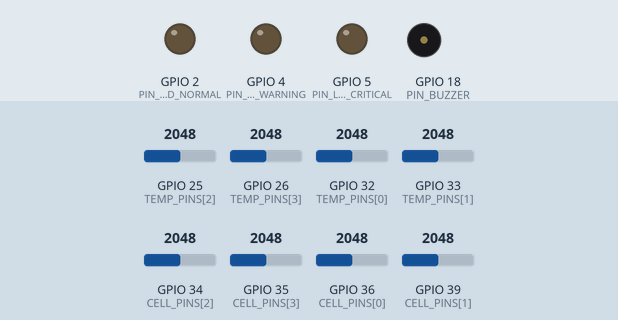
The sketch below on a simulated ESP32. On the bench: output pins drawn as LEDs (lit = HIGH), buzzer (waves = sounding, pin HIGH). The test bench sets the inputs (shaded band); at power-on: GPIO 34 (CELL_PINS[2]) = 2048, GPIO 25 (TEMP_PINS[2]) = 2048, GPIO 26 (TEMP_PINS[3]) = 2048, GPIO 32 (TEMP_PINS[0]) = 2048, GPIO 33 (TEMP_PINS[1]) = 2048, GPIO 35 (CELL_PINS[3]) = 2048, GPIO 36 (CELL_PINS[0]) = 2048, GPIO 39 (CELL_PINS[1]) = 2048. WiFi joins after 1.5 s; servers stay silent unless stated; random numbers use the default seed unless the sketch sets one; no MQTT or app messages arrive unless stated; what the sketch prints to the serial monitor is not drawn.

Above: at 1.1 s.
At 3.7 s:
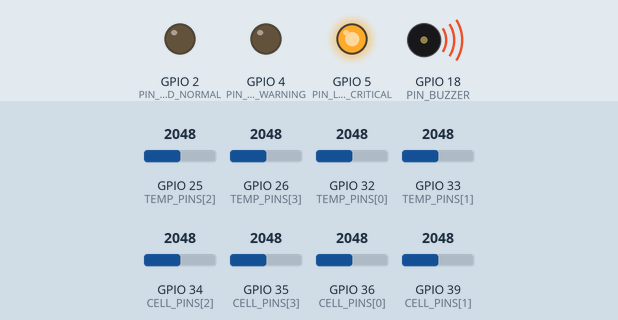
3.8 s: GPIO 34 (CELL_PINS[2]) set to 730
5.3 s: GPIO 34 (CELL_PINS[2]) set to 633
Timing chart, 0 to 8.3 s (numbered marks = the images above; inputs shaded):
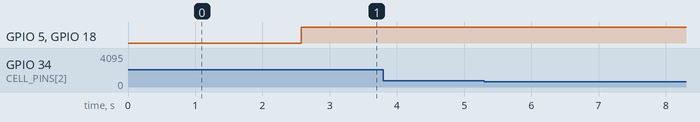

Measured:
- after the input at 3.8 s, every drawn part: stays the same
- after the input at 5.3 s, every drawn part: stays the same

The sketch:

esp32_battery_monitor.ino
```cpp
/*
 * ==============================================================================
 * Project: Battery Cell Imbalance Detection Using IoT Analytics
 * Layer 6: ESP32 Sensor Interface & Telemetry Publisher
 * File: esp32_battery_monitor.ino
 * ==============================================================================
 *
 * Requirements:
 * - Reads individual battery cell voltages through calibrated voltage divider circuits.
 * - Reads cell surface temperatures using DS18B20 1-Wire sensors or NTC thermistors.
 * - Serializes measurements to standardized JSON matching the Python schema.
 * - Publishes over WiFi to local MQTT broker or HiveMQ Cloud (TLS 8883).
 * - Implements physical alerts (status LED & buzzer alarms).
 * - Robust WiFi/MQTT reconnection with exponential backoff.
 *
 * SAFETY NOTE:
 * Never connect battery cells directly to ESP32 pins. ESP32 ADC pins support a maximum
 * input of 3.3V. Use calibrated precision voltage dividers or dedicated BMS ICs.
 */

#include <WiFi.h>
#include <WiFiClientSecure.h>
#include <PubSubClient.h>
#include <ArduinoJson.h>

// ==============================================================================
// 1. CONFIGURATION & CREDENTIALS
// ==============================================================================
const char* WIFI_SSID     = "YOUR_WIFI_SSID";
const char* WIFI_PASSWORD = "YOUR_WIFI_PASSWORD";

// MQTT Broker Settings (Local or HiveMQ Cloud)
const char* MQTT_BROKER   = "YOUR_HIVEMQ_HOST.s1.eu.hivemq.cloud"; // or "192.168.1.100"
const int   MQTT_PORT     = 8883; // 8883 for TLS, 1883 for local plaintext
const char* MQTT_USER     = "YOUR_MQTT_USERNAME";
const char* MQTT_PASS     = "YOUR_MQTT_PASSWORD";
const char* MQTT_TOPIC    = "battery/cells/data";
const char* PACK_ID       = "ESP32-PACK-01";

const unsigned long SAMPLE_INTERVAL_MS = 2000; // 2 seconds

// ==============================================================================
// 2. PIN ASSIGNMENTS
// ==============================================================================
// Analog ADC pins for 4S cell voltage monitoring (via voltage dividers)
const int CELL_PINS[4] = {36, 39, 34, 35}; // GPIO36 (VP), GPIO39 (VN), GPIO34, GPIO35

// Analog pins for NTC temperature sensors or single-pin OneWire
const int TEMP_PINS[4] = {32, 33, 25, 26};

// Physical Alert Indicators
const int PIN_LED_NORMAL   = 2;  // Built-in or external Green LED
const int PIN_LED_WARNING  = 4;  // Yellow LED
const int PIN_LED_CRITICAL = 5;  // Red LED
const int PIN_BUZZER       = 18; // Active Buzzer

// ==============================================================================
// 3. CALIBRATION CONSTANTS
// ==============================================================================
// ADC Voltage divider ratios for 4S configuration:
// Cell 1 tap: 0-4.2V   -> R1=10k, R2=20k -> Ratio = (10+20)/20 = 1.50
// Cell 2 tap: 0-8.4V   -> R1=30k, R2=10k -> Ratio = (30+10)/10 = 4.00
// Cell 3 tap: 0-12.6V  -> R1=50k, R2=10k -> Ratio = (50+10)/10 = 6.00
// Cell 4 tap: 0-16.8V  -> R1=70k, R2=10k -> Ratio = (70+10)/10 = 8.00
const float DIVIDER_RATIOS[4] = {1.50, 4.00, 6.00, 8.00};
const float ADC_REF_VOLTAGE    = 3.30;
const int   ADC_RESOLUTION     = 4095;

// ==============================================================================
// 4. GLOBAL OBJECTS & STATE
// ==============================================================================
WiFiClientSecure espClient;
PubSubClient mqttClient(espClient);

unsigned long lastSampleTime = 0;
float cellVoltages[4] = {0.0, 0.0, 0.0, 0.0};
float cellTemps[4]    = {0.0, 0.0, 0.0, 0.0};

// ==============================================================================
// 5. HARDWARE READING & SENSING FUNCTIONS
// ==============================================================================

float readCellVoltage(int cellIndex) {
    if (cellIndex < 0 || cellIndex >= 4) return 0.0;

    // Multisample averaging to filter ADC switching noise
    long sumRaw = 0;
    const int SAMPLES = 20;
    for (int i = 0; i < SAMPLES; i++) {
        sumRaw += analogRead(CELL_PINS[cellIndex]);
        delayMicroseconds(100);
    }
    float avgRaw = (float)sumRaw / SAMPLES;

    // Convert ADC ticks to voltage at pin
    float pinVoltage = (avgRaw / ADC_RESOLUTION) * ADC_REF_VOLTAGE;

    // Scale by resistor divider ratio
    float tapVoltage = pinVoltage * DIVIDER_RATIOS[cellIndex];
    return tapVoltage;
}

float readCellTemperature(int sensorIndex) {
    if (sensorIndex < 0 || sensorIndex >= 4) return 25.0;

    // Read 10k NTC thermistor divider (10k resistor pull-up to 3.3V)
    int raw = analogRead(TEMP_PINS[sensorIndex]);
    if (raw <= 10 || raw >= 4080) {
        // Sensor disconnected or shorted
        return -999.0;
    }

    float vOut = (raw / (float)ADC_RESOLUTION) * ADC_REF_VOLTAGE;
    float rNtc = (10000.0 * vOut) / (ADC_REF_VOLTAGE - vOut);

    // Steinhart-Hart equation (Beta parameter formula)
    const float B = 3950.0;
    const float T0 = 298.15; // 25 deg C in Kelvin
    const float R0 = 10000.0;

    float steinhart = rNtc / R0;
    steinhart = log(steinhart);
    steinhart /= B;
    steinhart += 1.0 / T0;
    steinhart = 1.0 / steinhart;
    float tempC = steinhart - 273.15;

    return tempC;
}

void updatePhysicalAlerts(float deltaV, float maxTemp) {
    // Thresholds: Warning deltaV >= 0.020V (20mV), Critical deltaV >= 0.050V (50mV)
    if (deltaV >= 0.050 || maxTemp >= 60.0) {
        // CRITICAL ALARM
        digitalWrite(PIN_LED_NORMAL, LOW);
        digitalWrite(PIN_LED_WARNING, LOW);
        digitalWrite(PIN_LED_CRITICAL, HIGH);
        // Beep buzzer
        digitalWrite(PIN_BUZZER, HIGH);
    } else if (deltaV >= 0.020 || maxTemp >= 45.0) {
        // WARNING STATE
        digitalWrite(PIN_LED_NORMAL, LOW);
        digitalWrite(PIN_LED_WARNING, HIGH);
        digitalWrite(PIN_LED_CRITICAL, LOW);
        digitalWrite(PIN_BUZZER, LOW);
    } else {
        // NORMAL STATE
        digitalWrite(PIN_LED_NORMAL, HIGH);
        digitalWrite(PIN_LED_WARNING, LOW);
        digitalWrite(PIN_LED_CRITICAL, LOW);
        digitalWrite(PIN_BUZZER, LOW);
    }
}

// ==============================================================================
// 6. NETWORK & MQTT FUNCTIONS
// ==============================================================================

void connectWiFi() {
    Serial.print("Connecting to Wi-Fi: ");
    Serial.println(WIFI_SSID);
    WiFi.mode(WIFI_STA);
    WiFi.begin(WIFI_SSID, WIFI_PASSWORD);

    int attempts = 0;
    while (WiFi.status() != WL_CONNECTED && attempts < 25) {
        delay(500);
        Serial.print(".");
        attempts++;
    }

    if (WiFi.status() == WL_CONNECTED) {
        Serial.println("\n[Wi-Fi Connected]");
        Serial.print("IP Address: ");
        Serial.println(WiFi.localIP());
    } else {
        Serial.println("\n[Wi-Fi Connection Failed - Will retry]");
    }
}

void connectMQTT() {
    while (!mqttClient.connected()) {
        if (WiFi.status() != WL_CONNECTED) {
            connectWiFi();
        }
        Serial.print("Connecting to MQTT broker...");
        String clientId = "ESP32BatteryMonitor-" + String(random(0xffff), HEX);

        bool success = false;
        if (strlen(MQTT_USER) > 0) {
            success = mqttClient.connect(clientId.c_str(), MQTT_USER, MQTT_PASS);
        } else {
            success = mqttClient.connect(clientId.c_str());
        }

        if (success) {
            Serial.println(" [CONNECTED]");
        } else {
            Serial.print(" [FAILED] rc=");
            Serial.print(mqttClient.state());
            Serial.println(" Retrying in 4 seconds...");
            delay(4000);
        }
    }
}

void publishTelemetry() {
    // Calculate intermediate voltage taps into individual cell potentials:
    // Tap 1 = V_cell1
    // Tap 2 = V_cell1 + V_cell2 => V_cell2 = Tap 2 - Tap 1
    // Tap 3 = V_cell1 + V_cell2 + V_cell3 => V_cell3 = Tap 3 - Tap 2
    // Tap 4 = V_cell1 + V_cell2 + V_cell3 + V_cell4 => V_cell4 = Tap 4 - Tap 3
    float tap1 = readCellVoltage(0);
    float tap2 = readCellVoltage(1);
    float tap3 = readCellVoltage(2);
    float tap4 = readCellVoltage(3);

    cellVoltages[0] = tap1;
    cellVoltages[1] = max(0.0f, tap2 - tap1);
    cellVoltages[2] = max(0.0f, tap3 - tap2);
    cellVoltages[3] = max(0.0f, tap4 - tap3);

    float maxV = cellVoltages[0];
    float minV = cellVoltages[0];
    for (int i = 1; i < 4; i++) {
        if (cellVoltages[i] > maxV) maxV = cellVoltages[i];
        if (cellVoltages[i] < minV) minV = cellVoltages[i];
    }
    float deltaV = maxV - minV;

    float maxT = -99.0;
    for (int i = 0; i < 4; i++) {
        cellTemps[i] = readCellTemperature(i);
        if (cellTemps[i] > maxT) maxT = cellTemps[i];
    }

    // Trigger local physical LEDs and buzzer
    updatePhysicalAlerts(deltaV, maxT);

    // Build JSON message matching Python telemetry schema
    StaticJsonDocument<384> doc;
    doc["pack_id"] = PACK_ID;
    doc["mode"] = "hardware";
    doc["source"] = "esp32_sensor_array";
    doc["timestamp"] = String(millis()); // Or NTP timestamp if synced
    doc["cell_count"] = 4;
    doc["current_a"] = 0.0; // Optional current sensor input

    JsonArray vArray = doc.createNestedArray("cell_voltages");
    for (int i = 0; i < 4; i++) {
        vArray.add(serialized(String(cellVoltages[i], 3)));
    }

    JsonArray tArray = doc.createNestedArray("cell_temperatures");
    for (int i = 0; i < 4; i++) {
        tArray.add(serialized(String(cellTemps[i], 1)));
    }

    char buffer[384];
    size_t n = serializeJson(doc, buffer);

    if (mqttClient.connected()) {
        mqttClient.publish(MQTT_TOPIC, buffer, false);
        Serial.print("Published to ");
        Serial.print(MQTT_TOPIC);
        Serial.print(": ");
        Serial.println(buffer);
    } else {
        Serial.println("MQTT client offline. Payload buffered/skipped.");
    }
}

// ==============================================================================
// 7. SETUP & MAIN LOOP
// ==============================================================================

void setup() {
    Serial.begin(115200);
    delay(1000);
    Serial.println("\n=== ESP32 Battery Cell Imbalance Monitor Initializing ===");

    pinMode(PIN_LED_NORMAL, OUTPUT);
    pinMode(PIN_LED_WARNING, OUTPUT);
    pinMode(PIN_LED_CRITICAL, OUTPUT);
    pinMode(PIN_BUZZER, OUTPUT);

    digitalWrite(PIN_LED_NORMAL, LOW);
    digitalWrite(PIN_LED_WARNING, LOW);
    digitalWrite(PIN_LED_CRITICAL, LOW);
    digitalWrite(PIN_BUZZER, LOW);

    // Set analog ADC attenuation to 11dB (allows up to ~3.3V input range)
    analogSetAttenuation(ADC_11db);

    // If using TLS, set insecure mode for testing or provide root CA certificate
    espClient.setInsecure(); // Allows connecting to HiveMQ Cloud without hardcoding certificate

    connectWiFi();
    mqttClient.setServer(MQTT_BROKER, MQTT_PORT);
}

void loop() {
    if (!mqttClient.connected()) {
        connectMQTT();
    }
    mqttClient.loop();

    unsigned long now = millis();
    if (now - lastSampleTime >= SAMPLE_INTERVAL_MS) {
        lastSampleTime = now;
        publishTelemetry();
    }
}
```
